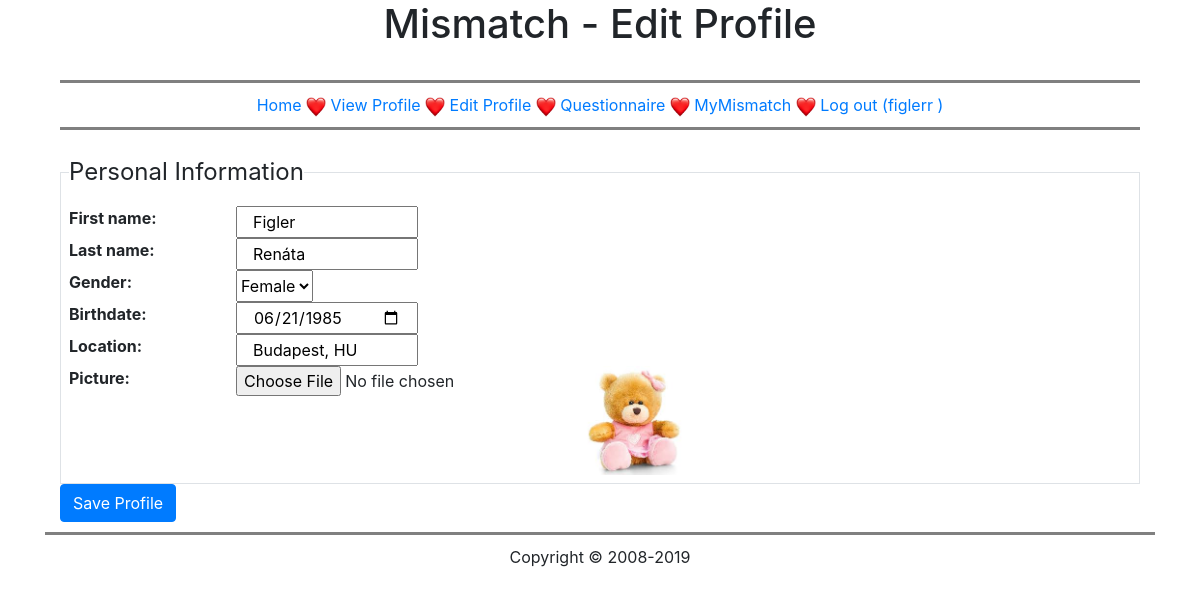
Page /edit.php (signed in) on the committed database.
### tables this page shows
CREATE TABLE `mismatch_user` (
  `user_id` int(11) NOT NULL AUTO_INCREMENT,
  `username` varchar(32) NOT NULL COMMENT 'teszt',
  `pass` varchar(40) NOT NULL,
  `join_date` datetime NOT NULL,
  `first_name` varchar(50) DEFAULT NULL,
  `last_name` varchar(50) DEFAULT NULL,
  `gender` varchar(10) DEFAULT NULL,
  `birthdate` date DEFAULT NULL,
  `city` varchar(50) DEFAULT NULL,
  `state` varchar(2) DEFAULT NULL,
  `picture` varchar(50) DEFAULT NULL,
  PRIMARY KEY (`user_id`)
);

### startsession.php (called while the page is built, shortened)
<?php
if (!isset($_SESSION['id'])) {
    if (isset($_COOKIE['name']) && isset($_COOKIE['id'])) {
        $_SESSION['name'] = $_COOKIE['name'];
        $_SESSION['id'] = $_COOKIE['id'];
        $session = $_SESSION['name'];
        $userid = $_SESSION['id'];
    }
} else {
    $session = $_SESSION['name'];
}

### edit.php (the view, shortened to what this page needs)
<?php
require_once 'kapcs.php';
require_once 'startsession.php';
require_once 'header.php';
$query2 = "SELECT * FROM mismatch_user WHERE username='$session'";
$result = mysqli_query($kapcs, $query2) or die ($query2);
$row = mysqli_fetch_array($result);
$first_name = $row['first_name'];
$last_name = $row['last_name'];
$gender = $row['gender'];
$birthdate = $row['birthdate'];
$location = $row['city'] . ", " . $row['state'];
$fajl = $row['picture'];
?>
<div>
    <form action="edit.php" enctype="multipart/form-data" method="post">
        <fieldset class="border p-2">
            <legend class="w-auto">Personal Information</legend>
            <div class='row'>
                <label class="col-2 col-sm-2, strong">First name: </label>
                <input class="col-2 col-sm-2" type="text" name="fname" size="18%"
                       value="<?php echo $first_name; ?>">
                <label class="col-2 col-sm-2, strong">Last name: </label>
                <input class="col-2 col-sm-2" type="text" name="lname" size="18%"
                       value="<?php echo $last_name; ?>">
                <label class="col-2 col-sm-2, strong">Gender: </label>
                <select name="gender" value="<?php echo $gender; ?>">
                    <option value="Female">Female</option>
                </select>
                <label class="col-2 col-sm-2, strong">Birthdate: </label>
                <input class="col-2 col-sm-2" type="date" name="birthdate"
                       value="<?php echo $birthdate; ?>">
                <label class="col-2 col-sm-2, strong">Location: </label>
                <input class="col-2 col-sm-2" type="text" name="location" size="18%"
                       value="<?php echo $location; ?>"><br>
                <label class="col-2 col-sm-2, strong">Picture: </label>
                <input type="file" name="file">
                <img src="<?php echo target_dir . $fajl; ?>" width="10%" height="10%">
            </div>
        </fieldset>
        <input class="btn btn-primary" type="submit" name="submit" value="Save Profile">
    </form>
</div>
</div>
<?php
require_once 'footer.php';
?>

### style.css (style rules this page uses)
.strong { font-weight: bold; }

### rows in the picture
mismatch_user: fname "Figler", lname "Renáta", gender "Female", birthdate "06/21/1985", location "Budapest, HU", picture (picture)

### other values in the picture
$title "Edit Profile"
$_SESSION['name'] "figlerr"
